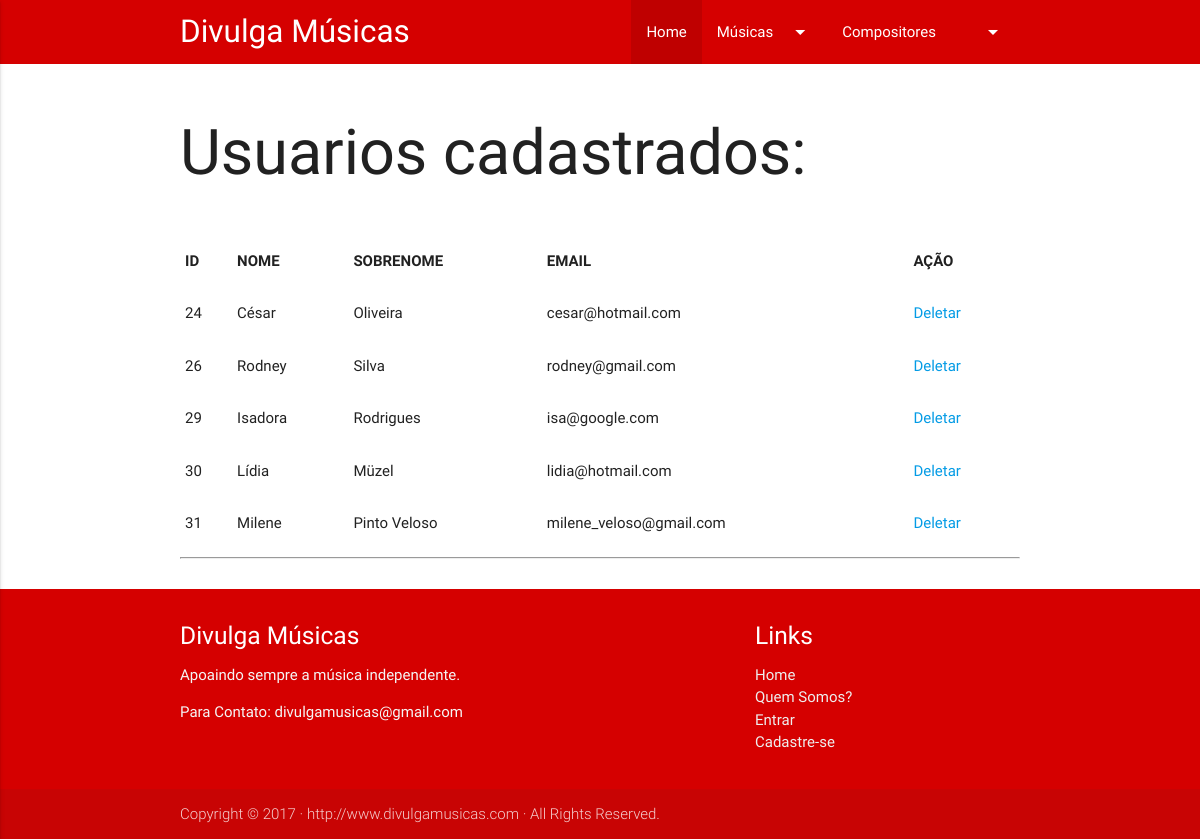
The page /ListarUsuarios.php on the database its author committed.
### tables this page shows
CREATE TABLE IF NOT EXISTS `cliente` (
  `id` int(11) NOT NULL AUTO_INCREMENT,
  `nome` varchar(50) NOT NULL,
  `sobrenome` varchar(50) NOT NULL,
  `email` varchar(60) NOT NULL,
  `senha` varchar(50) NOT NULL,
  `nivel` int(2) NOT NULL,
  PRIMARY KEY (`id`)
);

### php/Cliente.php (the view, shortened to what this page needs)
<?php
class Cliente{
    public function conectar(){
    return new PDO ("mysql:host=localhost; dbname=tcc", "root", "");
}
    public function listar (){
    $con = $this->conectar();
    $sql = "select * from cliente";
    $dados = $con->query($sql);
    if($dados->rowCount() == 0){
    echo "<h1>Não há usuários cadastrados</h1>";
    }else{
    $tabela  ="<table border=\"1\">
    <tr>
        <th>ID</th>
        <th>NOME</th>
        <th>SOBRENOME</th>
        <th>EMAIL</th>
        <th>AÇÃO</th>
    </tr>";
    while($u = $dados->fetch(PDO::FETCH_OBJ)){
    $tabela .="<tr>
    <td>$u->id</td>
    <td>$u->nome</td>
    <td>$u->sobrenome</td>
    <td>$u->email</td>
    <td><a href=\"php/Sistema_excluir.php?id=$u->id&op=exc&tipo=cliente\" onClick=\"return confirm('Deseja mesmo excluir esse usuario?')\">Deletar</a></td>
    </tr>";
    }
    $tabela .= "</table>";
    echo $tabela;
    }
}
}
?>

### rows shown on the page
cliente: id "24", nome "César", sobrenome "Oliveira", email "cesar@hotmail.com"
cliente: id "26", nome "Rodney", sobrenome "Silva", email "rodney@gmail.com"
cliente: id "29", nome "Isadora", sobrenome "Rodrigues", email "isa@google.com"
cliente: id "30", nome "Lídia", sobrenome "Müzel", email "lidia@hotmail.com"
cliente: id "31", nome "Milene", sobrenome "Pinto Veloso", email "milene_veloso@gmail.com"
